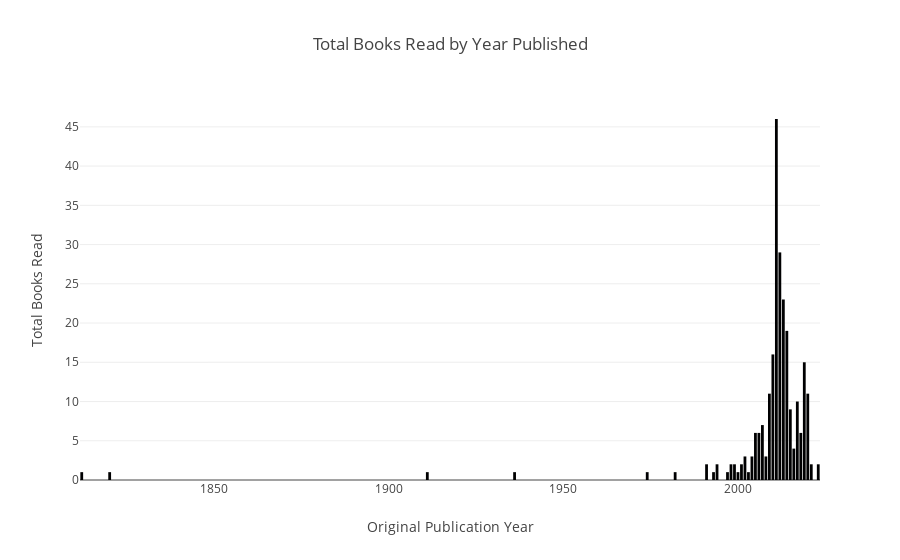

Source (notebook cell):
### Code cell
grouped_df = df.groupby(['Original Publication Year']).count().reset_index()

fig = px.bar(grouped_df,
             x='Original Publication Year',
             y='Title',
             title='Total Books Read by Year Published',
             labels={
                 'Original Publication Year':'Original Publication Year',
                 'Title':'Total Books Read'}
             )
fig.show()

### Figure 1 — Plotly figure (JSON) as saved in the notebook; plotly's stock layout.template omitted (floating-point values rounded to 4 significant figures)
{"data": [{"alignmentgroup": "True", "hovertemplate": "Original Publication Year=%{x}<br>Total Books Read=%{y}<extra></extra>", "legendgroup": "", "marker": {"color": "#000001", "pattern": {"shape": ""}}, "name": "", "offsetgroup": "", "orientation": "v", "showlegend": false, "textposition": "auto", "type": "bar", "x": [1812, 1820, 1911, 1936, 1974, 1982, 1991, 1993, 1994, 1997, 1998, 1999, 2000, 2001, 2002, 2003, 2004, 2005, 2006, 2007, 2008, 2009, 2010, 2011, 2012, 2013, 2014, 2015, 2016, 2017, 2018, 2019, 2020, 2021, 2023], "xaxis": "x", "y": [1, 1, 1, 1, 1, 1, 2, 1, 2, 1, 2, 2, 1, 2, 3, 1, 3, 6, 6, 7, 3, 11, 16, 46, 29, 23, 19, 9, 4, 10, 6, 15, 11, 2, 2], "yaxis": "y"}], "layout": {"barmode": "relative", "legend": {"tracegroupgap": 0}, "title": {"text": "Total Books Read by Year Published"}, "xaxis": {"anchor": "y", "domain": [0, 1], "title": {"text": "Original Publication Year"}}, "yaxis": {"anchor": "x", "domain": [0, 1], "title": {"text": "Total Books Read"}}}}
